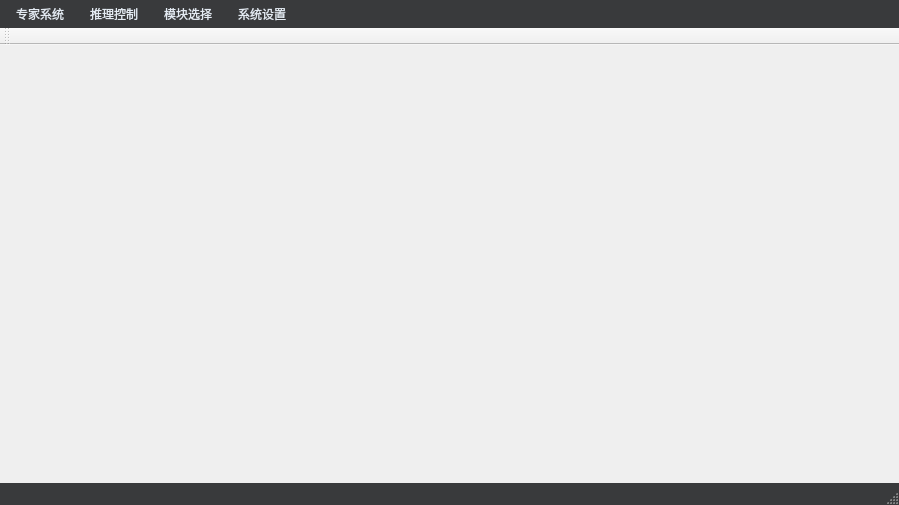
<?xml version="1.0" encoding="UTF-8"?>
<ui version="4.0">
 <class>MainWindow</class>
 <widget class="QMainWindow" name="MainWindow">
  <property name="geometry">
   <rect>
    <x>0</x>
    <y>0</y>
    <width>899</width>
    <height>505</height>
   </rect>
  </property>
  <property name="sizePolicy">
   <sizepolicy hsizetype="Maximum" vsizetype="Maximum">
    <horstretch>0</horstretch>
    <verstretch>0</verstretch>
   </sizepolicy>
  </property>
  <property name="windowTitle">
   <string>智能决策系统</string>
  </property>
  <property name="styleSheet">
   <string notr="true">QWidget#MainWindow{
	
	background-image: url(:/bgpic/res/bzk.png);
}
/**********子界面背景**********/
QWidget#customWidget {
        background: rgb(68, 69, 73);
}

/**********子界面中央背景**********/
QWidget#centerWidget {
        background: rgb(50, 50, 50);
}

/**********主界面样式**********/
QWidget#mainWindow {
        border: 1px solid rgb(50, 50, 50);
        background: rgb(50, 50, 50);
}

QWidget#messageWidget {
        background: rgba(68, 69, 73, 50%);
}

QWidget#loadingWidget {
        border: none;
        border-radius: 5px;
        background: rgb(50, 50, 50);
}

QWidget#remoteWidget {
        border-top-right-radius: 10px;
        border-bottom-right-radius: 10px;
        border: 1px solid rgb(45, 45, 45);
        background: rgb(50, 50, 50);
}

StyledWidget {
        qproperty-normalColor: white;
        qproperty-disableColor: gray;
        qproperty-highlightColor: rgb(0, 160, 230);
        qproperty-errorColor: red;
}

QProgressIndicator {
        qproperty-color: rgb(175, 175, 175);
}

/**********提示**********/
QToolTip{
        border: 1px solid rgb(45, 45, 45);
        background: white;
        color: black;
}

/**********菜单栏**********/
QMenuBar {
        background: rgb(57, 58, 60);
        border: none;
}
QMenuBar::item {
        padding: 5px 10px 5px 10px;
        background: transparent;
}
QMenuBar::item:enabled {
        color: rgb(227, 234, 242);
}
QMenuBar::item:!enabled {
        color: rgb(155, 155, 155);
}
QMenuBar::item:enabled:selected {
        background: rgba(255, 255, 255, 40);
}

/**********菜单**********/
QMenu {
        border: 1px solid rgb(100, 100, 100);
        background: rgb(68, 69, 73);
}
QMenu::item {
        height: 22px;
        padding: 0px 25px 0px 20px;
}
QMenu::item:enabled {
        color: rgb(225, 225, 225);
}
QMenu::item:!enabled {
        color: rgb(155, 155, 155);
}
QMenu::item:enabled:selected {
        color: rgb(230, 230, 230);
        background: rgba(255, 255, 255, 40);
}
QMenu::separator {
        height: 1px;
        background: rgb(100, 100, 100);
}
QMenu::indicator {
        width: 13px;
        height: 13px;
}
QMenu::icon {
        padding-left: 2px;
        padding-right: 2px;
}

/**********状态栏**********/
QStatusBar {
        background: rgb(57, 58, 60);
}
QStatusBar::item {
        border: none;
        border-right: 1px solid rgb(100, 100, 100);
}

/**********分组框**********/
QGroupBox {
        font-size: 15px;
        border: 1px solid rgb(80, 80, 80);
        border-radius: 4px;
        margin-top: 10px;
}
QGroupBox::title {
        color: rgb(175, 175, 175);
        top: -12px;
        left: 10px;
}

/**********页签项**********/
QTabWidget::pane {
        border: none;
        border-top: 3px solid rgb(0, 160, 230);
        background: rgb(57, 58, 60);
}
QTabWidget::tab-bar {
        border: none;
}
QTabBar::tab {
        border: none;
        border-top-left-radius: 4px;
        border-top-right-radius: 4px;
        color: rgb(175, 175, 175);
        background: rgb(255, 255, 255, 30);
        height: 28px;
        min-width: 85px;
        margin-right: 5px;
        padding-left: 5px;
        padding-right: 5px;
}
QTabBar::tab:hover {
        background: rgb(255, 255, 255, 40);
}
QTabBar::tab:selected {
        color: white;
        background: rgb(0, 160, 230);
}

QTabWidget#tabWidget::pane {
        border: 1px solid rgb(45, 45, 45);
        background: rgb(57, 58, 60);
        margin-top: -1px;
}

QTabBar#tabBar::tab {
        border: 1px solid rgb(45, 45, 45);
        border-bottom: none;
        background: transparent;
}
QTabBar#tabBar::tab:hover {
        color: white;
}
QTabBar#tabBar::tab:selected {
        color: white;
        background: rgb(57, 58, 60);
}

</string>
  </property>
  <widget class="QWidget" name="centralWidget">
   <property name="maximumSize">
    <size>
     <width>899</width>
     <height>443</height>
    </size>
   </property>
   <widget class="QWidget" name="formLayoutWidget">
    <property name="geometry">
     <rect>
      <x>190</x>
      <y>100</y>
      <width>160</width>
      <height>80</height>
     </rect>
    </property>
    <layout class="QFormLayout" name="formLayout"/>
   </widget>
  </widget>
  <widget class="QMenuBar" name="menuBar">
   <property name="geometry">
    <rect>
     <x>0</x>
     <y>0</y>
     <width>899</width>
     <height>28</height>
    </rect>
   </property>
   <widget class="QMenu" name="menu">
    <property name="title">
     <string>专家系统</string>
    </property>
    <addaction name="action_rule"/>
    <addaction name="action_knowlege"/>
    <addaction name="separator"/>
    <addaction name="action_log"/>
   </widget>
   <widget class="QMenu" name="menu_2">
    <property name="title">
     <string>系统设置</string>
    </property>
    <addaction name="action_srvcfg"/>
   </widget>
   <widget class="QMenu" name="menu_3">
    <property name="title">
     <string>模块选择</string>
    </property>
    <addaction name="action_fc"/>
    <addaction name="action_comm"/>
   </widget>
   <widget class="QMenu" name="menu_4">
    <property name="title">
     <string>推理控制</string>
    </property>
    <addaction name="action_start"/>
    <addaction name="action_pause"/>
    <addaction name="action_terminate"/>
    <addaction name="separator"/>
    <addaction name="action_fast"/>
    <addaction name="action_slow"/>
   </widget>
   <addaction name="menu"/>
   <addaction name="menu_4"/>
   <addaction name="menu_3"/>
   <addaction name="menu_2"/>
  </widget>
  <widget class="QToolBar" name="mainToolBar">
   <attribute name="toolBarArea">
    <enum>TopToolBarArea</enum>
   </attribute>
   <attribute name="toolBarBreak">
    <bool>false</bool>
   </attribute>
  </widget>
  <widget class="QStatusBar" name="statusBar"/>
  <action name="action_rule">
   <property name="icon">
    <iconset resource="res.qrc">
     <normaloff>:/icon/res/icon/gnome-stock-text-indent.png</normaloff>:/icon/res/icon/gnome-stock-text-indent.png</iconset>
   </property>
   <property name="text">
    <string>规则库配置</string>
   </property>
   <property name="statusTip">
    <string>配置可选规则库</string>
   </property>
   <property name="shortcut">
    <string>Ctrl+Alt+R</string>
   </property>
  </action>
  <action name="action_knowlege">
   <property name="icon">
    <iconset resource="res.qrc">
     <normaloff>:/icon/res/icon/help.png</normaloff>:/icon/res/icon/help.png</iconset>
   </property>
   <property name="text">
    <string>知识库配置</string>
   </property>
   <property name="statusTip">
    <string>配置可用知识库</string>
   </property>
   <property name="shortcut">
    <string>Ctrl+Alt+K</string>
   </property>
  </action>
  <action name="action_log">
   <property name="icon">
    <iconset resource="res.qrc">
     <normaloff>:/icon/res/icon/gtk-select-all.png</normaloff>:/icon/res/icon/gtk-select-all.png</iconset>
   </property>
   <property name="text">
    <string>推理日志</string>
   </property>
   <property name="statusTip">
    <string>查看推理日志</string>
   </property>
   <property name="shortcut">
    <string>Ctrl+Alt+L</string>
   </property>
  </action>
  <action name="action_srvcfg">
   <property name="icon">
    <iconset resource="res.qrc">
     <normaloff>:/icon/res/icon/system-run.png</normaloff>:/icon/res/icon/system-run.png</iconset>
   </property>
   <property name="text">
    <string>服务连接配置</string>
   </property>
   <property name="shortcut">
    <string>Ctrl+Alt+G</string>
   </property>
  </action>
  <action name="action_fc">
   <property name="checkable">
    <bool>true</bool>
   </property>
   <property name="icon">
    <iconset resource="res.qrc">
     <normaloff>:/icon/res/icon/viewmagfit.png</normaloff>:/icon/res/icon/viewmagfit.png</iconset>
   </property>
   <property name="text">
    <string>飞控模块</string>
   </property>
   <property name="shortcut">
    <string>Ctrl+Alt+1</string>
   </property>
  </action>
  <action name="action_comm">
   <property name="checkable">
    <bool>true</bool>
   </property>
   <property name="icon">
    <iconset resource="res.qrc">
     <normaloff>:/icon/res/icon/viewmagfit.png</normaloff>:/icon/res/icon/viewmagfit.png</iconset>
   </property>
   <property name="text">
    <string>通信链路模块</string>
   </property>
   <property name="shortcut">
    <string>Ctrl+Alt+2</string>
   </property>
  </action>
  <action name="action_start">
   <property name="icon">
    <iconset resource="res.qrc">
     <normaloff>:/icon/res/icon/start.ico</normaloff>:/icon/res/icon/start.ico</iconset>
   </property>
   <property name="text">
    <string>开始</string>
   </property>
   <property name="shortcut">
    <string>Ctrl+Shift+P</string>
   </property>
  </action>
  <action name="action_pause">
   <property name="icon">
    <iconset resource="res.qrc">
     <normaloff>:/icon/res/icon/pause.ico</normaloff>:/icon/res/icon/pause.ico</iconset>
   </property>
   <property name="text">
    <string>暂停</string>
   </property>
   <property name="shortcut">
    <string>Ctrl+P</string>
   </property>
  </action>
  <action name="action_terminate">
   <property name="icon">
    <iconset resource="res.qrc">
     <normaloff>:/icon/res/icon/stop.ico</normaloff>:/icon/res/icon/stop.ico</iconset>
   </property>
   <property name="text">
    <string>停止</string>
   </property>
   <property name="shortcut">
    <string>Ctrl+T</string>
   </property>
  </action>
  <action name="action_fast">
   <property name="icon">
    <iconset resource="res.qrc">
     <normaloff>:/icon/res/icon/fastforward.ico</normaloff>:/icon/res/icon/fastforward.ico</iconset>
   </property>
   <property name="text">
    <string>快进</string>
   </property>
   <property name="shortcut">
    <string>Ctrl+Alt+F</string>
   </property>
  </action>
  <action name="action_slow">
   <property name="icon">
    <iconset resource="res.qrc">
     <normaloff>:/icon/res/icon/Player_Slow.ico</normaloff>:/icon/res/icon/Player_Slow.ico</iconset>
   </property>
   <property name="text">
    <string>慢进</string>
   </property>
   <property name="shortcut">
    <string>Ctrl+D</string>
   </property>
  </action>
 </widget>
 <layoutdefault spacing="6" margin="11"/>
 <resources>
  <include location="res.qrc"/>
 </resources>
 <connections/>
</ui>
